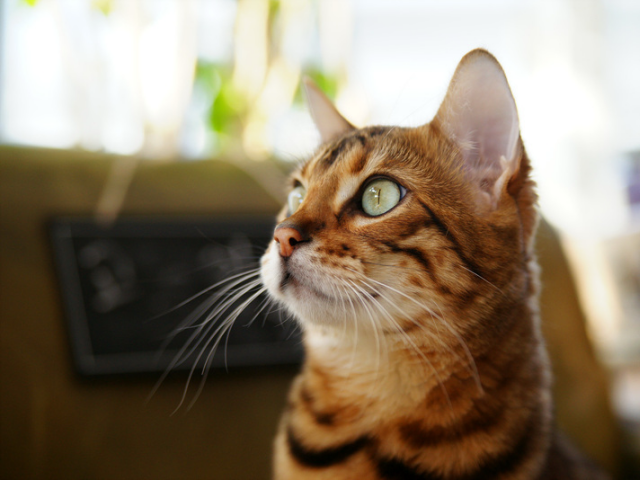
#> input picture Python/Opencv/cat.bmp, 640 x 480 px
$ python matplot.py
#> lines starting #> are read from the running program, lines starting #| are printed output that depends on the picture
import matplotlib.pylab as plt
import cv2

imgBGR = cv2.imread('cat.bmp')
#> imgBGR is the input picture: shape (480, 640, 3); mean B, G, R 104.5, 125.6, 140.8
imgRGB = cv2.cvtColor(imgBGR,cv2.COLOR_BGR2RGB)

plt.axis('off')
plt.imshow(imgRGB)
plt.show()

imgGray = cv2.imread('cat.bmp',cv2.IMREAD_GRAYSCALE)
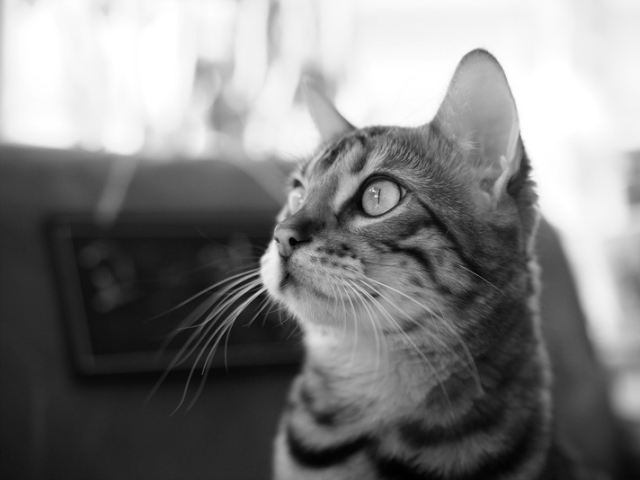
#> imgGray: shape (480, 640); min 0, max 255, mean 127.8

plt.axis('off')
plt.imshow(imgGray,cmap='gray')
plt.show()
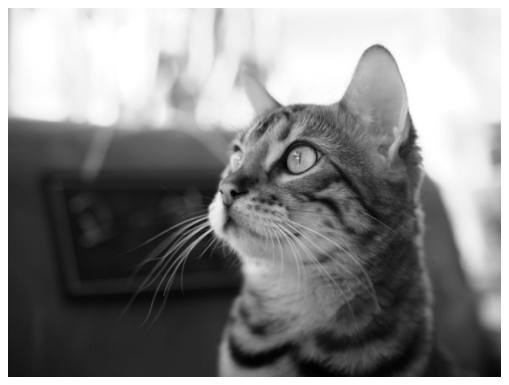
#> figure drawn by matplotlib, 1 panel

$ run again, with Python/Opencv/airplane.bmp copied over Python/Opencv/cat.bmp
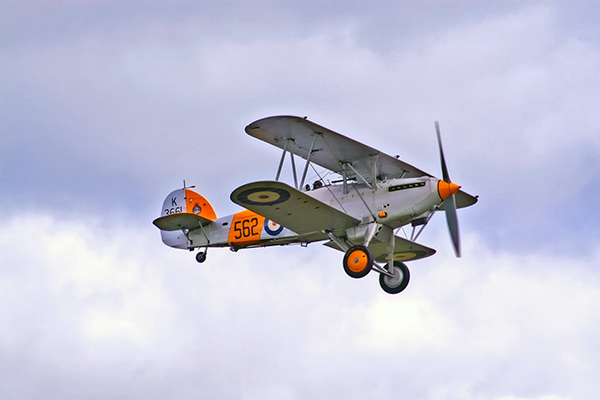
#> input picture Python/Opencv/airplane.bmp, 600 x 400 px
#> imgBGR is the input picture: shape (400, 600, 3); mean B, G, R 217.1, 197.6, 196.8
#> `imgGray = cv2.imread('cat.bmp',cv2.IMREAD_GRAYSCALE)`:
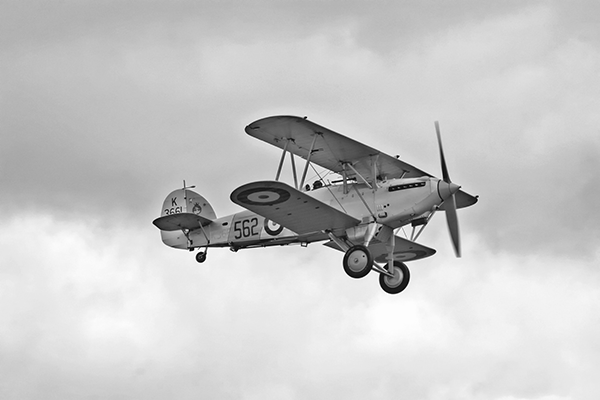
#> imgGray: shape (400, 600); min 0, max 255, mean 199.6
#> `plt.show()`:
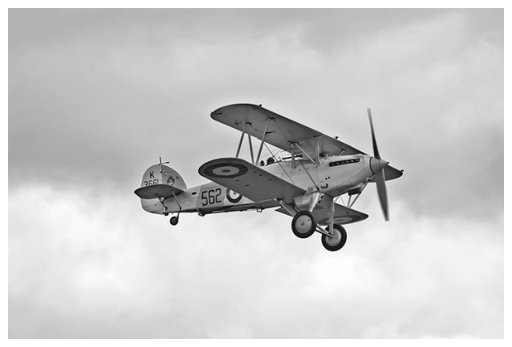
#> figure drawn by matplotlib, 1 panel

$ run again, with Python/Opencv/field.bmp copied over Python/Opencv/cat.bmp
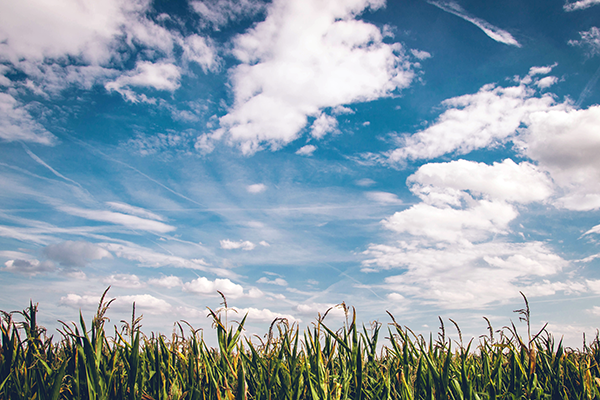
#> input picture Python/Opencv/field.bmp, 600 x 400 px
#> imgBGR is the input picture: shape (400, 600, 3); mean B, G, R 173.2, 160.3, 141.8
#> `imgGray = cv2.imread('cat.bmp',cv2.IMREAD_GRAYSCALE)`:
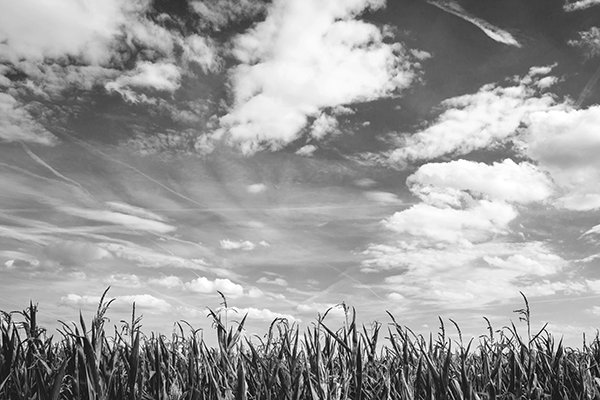
#> imgGray: shape (400, 600); min 0, max 255, mean 156.2
#> `plt.show()`:
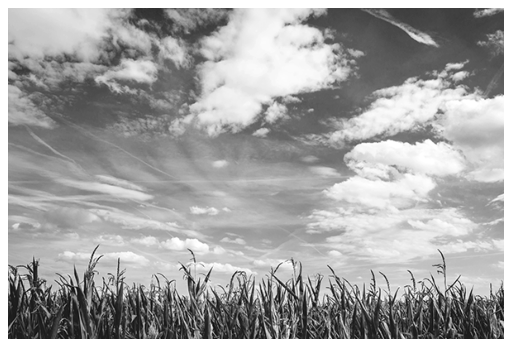
#> figure drawn by matplotlib, 1 panel

$ run again, with Python/Opencv/HappyFish.jpg saved as Python/Opencv/cat.bmp
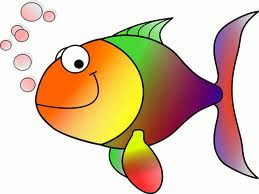
#> input picture Python/Opencv/HappyFish.jpg, 259 x 194 px
#> imgBGR is the input picture: shape (194, 259, 3); mean B, G, R 170.8, 196.4, 219.3
#> `imgGray = cv2.imread('cat.bmp',cv2.IMREAD_GRAYSCALE)`:
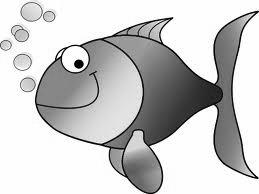
#> imgGray: shape (194, 259); min 0, max 255, mean 200.4
#> `plt.show()`:
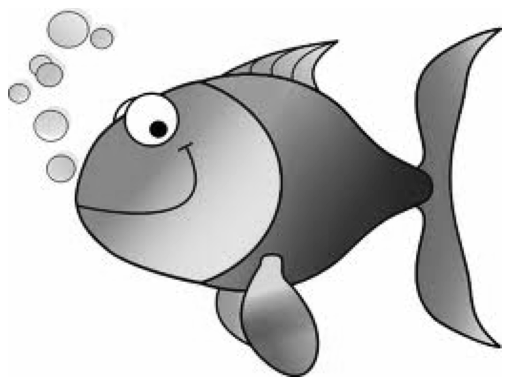
#> figure drawn by matplotlib, 1 panel
